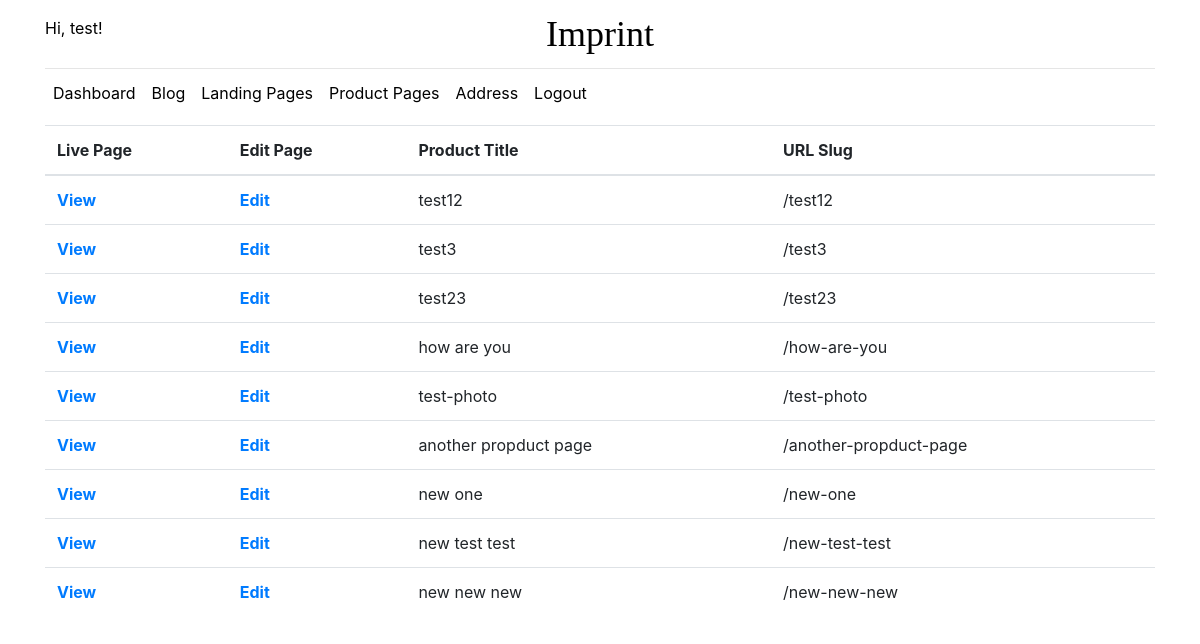
Page /product-page (signed in) on the earlier database version.
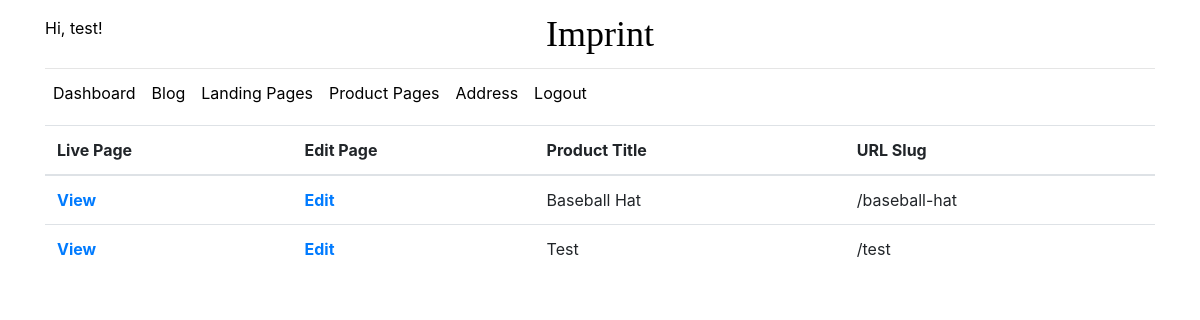
Same page on the later database version.
### tables this page shows
CREATE TABLE user (
  id INTEGER PRIMARY KEY AUTOINCREMENT,
  username TEXT UNIQUE NOT NULL,
  password TEXT NOT NULL,
  email TEXT UNIQUE NOT NULL
);

CREATE TABLE product (
  page_id INTEGER PRIMARY KEY AUTOINCREMENT,
  title TEXT NOT NULL,
  description TEXT NOT NULL,
  filename TEXT NOT NULL,
  bulletpoint1 TEXT,
  bulletpoint2 TEXT,
  bulletpoint3 TEXT,
  bulletpoint4 TEXT,
  bulletpoint5 TEXT,
  author_id INTEGER NOT NULL,
  page_layout TEXT NOT NULL,
  buy_button_text TEXT NOT NULL,
  buy_button_link TEXT,
  url TEXT NOT NULL,
  FOREIGN KEY (author_id) REFERENCES user (id)
);

### imprint/product_page.py (the view)
@bp.route('/product-page')
def product_index():
    pages = get_db().execute('SELECT title, url, author_id FROM product').fetchall()
    return render_template('product_page/product_page_index.html', pages=pages)

### imprint/auth.py (called while the page is built)
@bp.before_app_request
def load_logged_in_user():
    user_id = session.get('user_id')
    if user_id is None:
        g.user = None
    else:
        g.user = get_db().execute(
            'SELECT * FROM user WHERE id = ?', (user_id,)
        ).fetchone()

### imprint/db.py (called while the page is built)
def get_db():
    if 'db' not in g:
        g.db = sqlite3.connect(
            current_app.config['DATABASE'],
            detect_types=sqlite3.PARSE_DECLTYPES
        )
        g.db.row_factory = sqlite3.Row
    return g.db

### imprint/templates/product_page/product_page_index.html (shortened to what this page needs)
{% extends 'base.html' %}
{% block content %}
  <table class="table">
    <thead>
      <tr>
        <th scope="col">Live Page</th>
        <th scope="col">Edit Page</th>
        <th scope="col">Product Title</th>
        <th scope="col">URL Slug</th>
      </tr>
    </thead>
    <tbody>
    {% for page in pages %}
      {% if g.user['id'] == page['author_id'] %}
        <tr>
          <th scope="row"> <a href="{{ url_for('product_page.new_product_page', slug=page['url']) }}"> View </a> </th>
          <th scope="row"> <a href="{{ url_for('product_page.edit_product_page', slug=page['url']) }}"> Edit </a>  </th>
          <td> {{ page['title'] }} </td>
          <td> /{{ page['url']}}  </td>
        </tr>
      {% endif %}
    {% endfor %}
    </tbody>
  </table>
{% endblock %}

### imprint/templates/base.html (shortened to what this page needs)
<!doctype html>
<head>
    <link rel="stylesheet" href="{{ url_for('static', filename='css/style.css') }}">
    <link rel="light stylesheet" type="text/css" href="{{ url_for('static', filename='css/light.css') }}" title="light">
    <link rel="dark stylesheet" type="text/css" href="{{ url_for('static', filename='css/dark.css') }}" title="dark">
    <link rel="stylesheet" href="https://stackpath.bootstrapcdn.com/bootstrap/4.1.3/css/bootstrap.min.css">
</head>
<div class ="container" id="base">
  <header class="blog-header py-3">
    <div class="row flex-nowrap justify-content-between align-items-center">
      <div class="col-4 pt-1">
        {% if g.user %}
          <p class="darkText lightText"> Hi, {{ g.user['username'] }}! </p>
        {% else %}
          <a class="text-muted darkText lightText" href="{{ url_for('auth.login') }}">Login</a>
        {% endif %}
      </div>
      <div class="col-4 text-center">
        <a class="blog-header-logo darkText lightText" href="{{ url_for('hello')}}">Imprint</a>
      </div>
      <div class="col-4 d-flex justify-content-end align-items-center">
      </div>
    </div>
  </header>
  {% if g.user %}
  <div class="nav-scroller py-1 mb-2">
    <nav class="nav d-flex">
      <a class="p-2 darkText lightText" href="{{ url_for('dashboard.admin') }}">Dashboard</a>
      <a class="p-2 darkText lightText" href="{{ url_for('blog.blog_index') }}">Blog</a>
      <a class="p-2 darkText lightText" href="{{ url_for('landing_page.landing_index') }}">Landing Pages</a>
      <a class="p-2 darkText lightText" href="{{ url_for('product_page.product_index') }}">Product Pages</a>
      <a class="p-2 darkText lightText" href="{{ url_for('address.indexMap') }}">Address</a>
      <a class="p-2 darkText lightText" href="{{ url_for('auth.logout') }}">Logout</a>
    </nav>
  </div>
  {% endif %}
  <body id ="fullContainer">
      {% block content %}{% endblock %}
  </body>
</div>

### imprint/static/css/style.css (style rules this page uses)
body { background-color:#2d2d2d; }
#fullContainer { background-color:#FFF; }
.lightText { color:#000 !important; }
.blog-header { line-height: 1; border-bottom: 1px solid #e5e5e5; }
.blog-header-logo { font-family: "Playfair Display", Georgia, "Times New Roman", serif; font-size: 2.25rem; }

### imprint/static/css/light.css (style rules this page uses)
body { background-color: #FFF; }
#fullContainer { background-color:#FFF; }

### imprint/static/css/dark.css (style rules this page uses)
body { background-color: #2d2d2d; }
#fullContainer { background-color:#2d2d2d; }
.darkText { color:#FFF !important; }

Differences in the rows shown:
removed product: title "test12", url "test12"
removed product: title "test3", url "test3"
removed product: title "test23", url "test23"
removed product: title "how are you", url "how-are-you"
removed product: title "test-photo", url "test-photo"
removed product: title "another propduct page", url "another-propduct-page"
removed product: title "new one", url "new-one"
removed product: title "new test test", url "new-test-test"
removed product: title "new new new", url "new-new-new"
added product: title "Baseball Hat", url "baseball-hat"
added product: title "Test", url "test"
